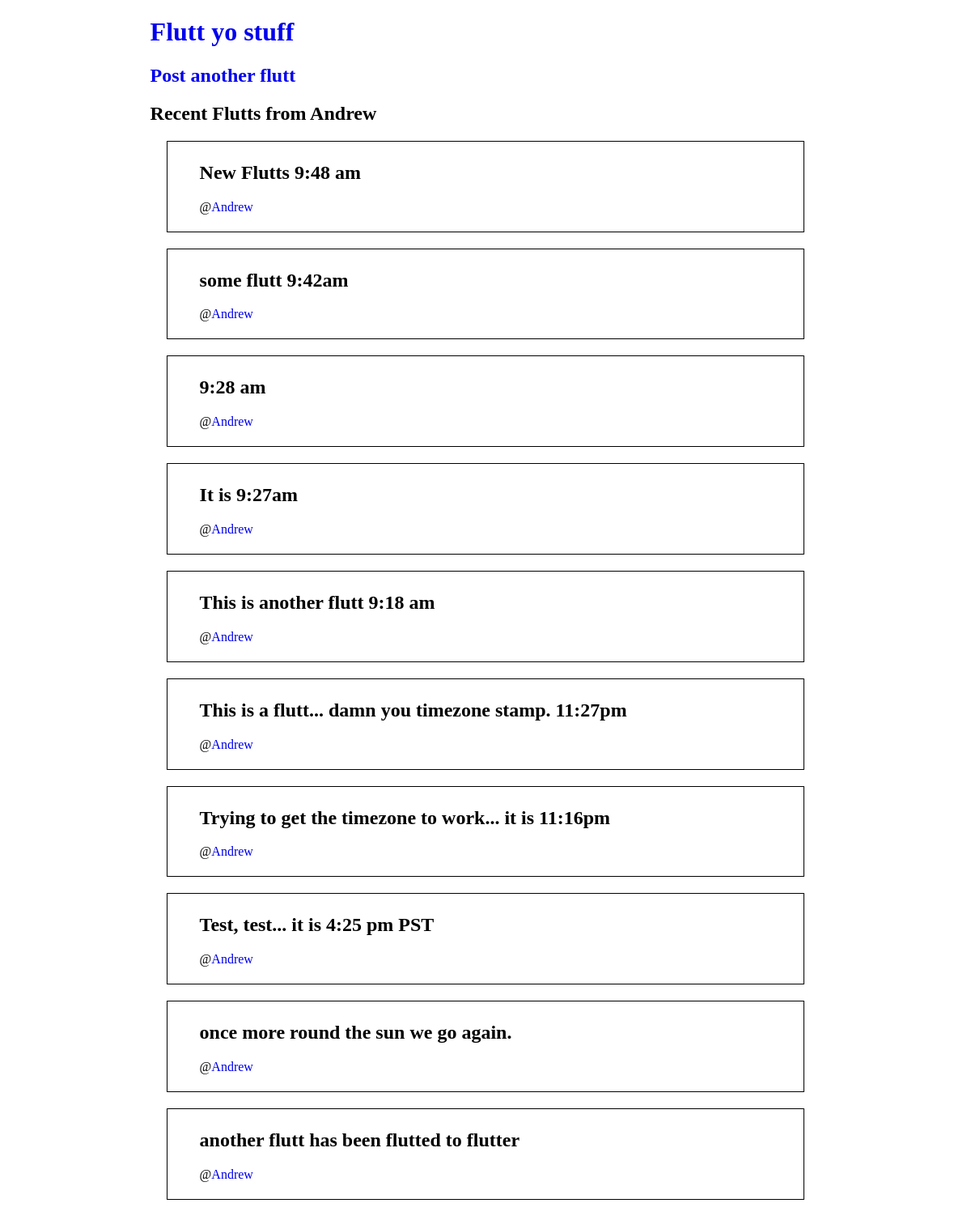
Screenshot of //Andrew with the database file from the repository.
### flutter/models.py (models this page shows, shortened)
class Flutt(models.Model):
    user_name = models.TextField(null=True)
    text = models.TextField()
    date_created = models.DateTimeField(
        default=timezone.now,
    )

### flutter/views.py (the view)
# urls.py: url(r'^/(?P<user_name>.+)$', views.render_user, name="user"),
def render_user(request, user_name):
    flutt_list = logic.return_ten_flutts_from_user(user_name)
    template_args = {
        'user_name': user_name,
        'flutt_list': flutt_list,
    }
    return render(request, 'flutter/user_page.html', template_args)

### flutter/logic.py (called while the page is built)
def return_ten_flutts_from_user(user_name):
    return models.Flutt.objects.filter(user_name=user_name).order_by('-date_created')[:10]

### flutter/templates/flutter/user_page.html (shortened to what this page needs)
{% load staticfiles %}
<!DOCTYPE html>
<html lang="en">
  <head>
    <link rel="stylesheet" type="text/css" href="{% static 'flutter/style.css' %}">
  </head>
  <div class="container">
    <body>
      <h1><a href="{% url 'index' %}">Flutt yo stuff</a></h1>
      <h2><a href="{% url 'post' %}">Post another flutt</a></h2>
      <section>
        <h1>Recent Flutts from {{ user_name }}</h1>
        {% for flutt in flutt_list %}
        <div class="flutt">
          <h2>{{ flutt.text }}</h2>
          <p>@<a href="{% url 'user' flutt.user_name %}">{{ flutt.user_name }}</a></p>
        </div>
        {% endfor %}
      </section>
    </body>
  </div>
</html>

### flutter/static/flutter/style.css (style rules this page uses)
a { text-decoration: none; }
.container { max-width: 70%; margin: 0 auto; }
.flutt { border: solid 1px black; margin: 20px; padding: 5px 40px; }

### rows the page displays
Flutt: text "New Flutts 9:48 am", user_name "Andrew"
Flutt: text "some flutt 9:42am", user_name "Andrew"
Flutt: text "9:28 am", user_name "Andrew"
Flutt: text "It is 9:27am", user_name "Andrew"
Flutt: text "This is another flutt 9:18 am", user_name "Andrew"
Flutt: text "This is a flutt... damn you timezone stamp. 11:27pm", user_name "Andrew"
Flutt: text "Trying to get the timezone to work... it is 11:16pm", user_name "Andrew"
Flutt: text "Test, test... it is 4:25 pm PST", user_name "Andrew"
Flutt: text "once more round the sun we go again.", user_name "Andrew"
Flutt: text "another flutt has been flutted to flutter", user_name "Andrew"

### other values shown
{{ user_name }} "Andrew"
